Frame 1 (no input): blank canvas, image omitted
Frame 60 (no input): blank canvas, image omitted
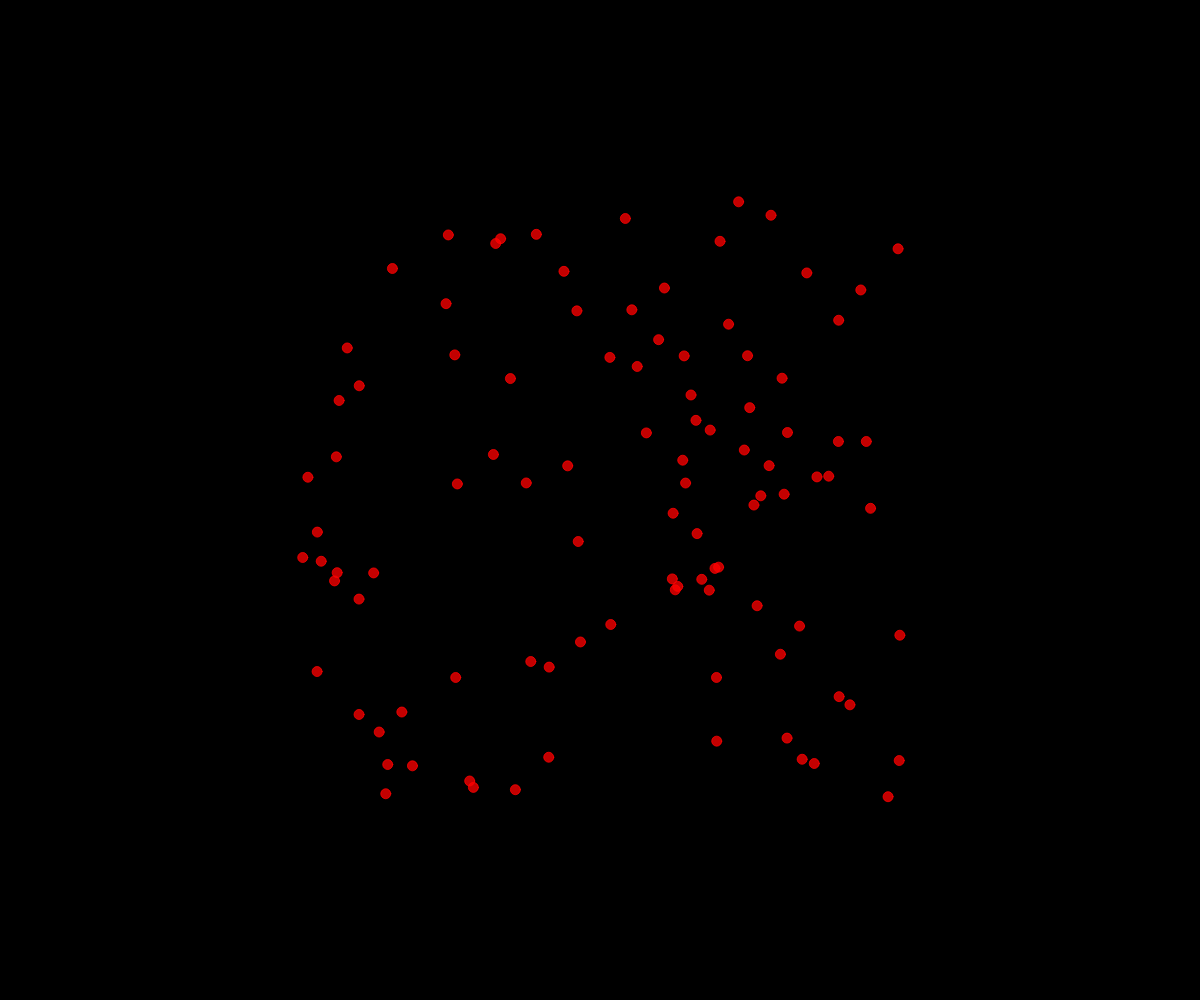
Frame 120 (the mouse pressed at the canvas centre since frame 60)

The p5.js sketch whose frames 1 and 60 were blank and that drew this single picture after the mouse press (run headless with seeded random() and noise() and a simulated clock; from frame 60 on, the mouse is pressed at the canvas centre):

// p5.js sketch
// ── sketch.js
// fireworks Demo

let fireworks = [];

function setup() {
  createCanvas(windowWidth, windowHeight);
}

function draw() {
  background(0);

  for (let i=fireworks.length-1; i>=0; i--) {
    if (fireworks[i].isDead()) {
      //remove it from array
      fireworks.splice(i, 1);
    }
    else {
      fireworks[i].update();
      fireworks[i].display();
    }
  }
}

function mousePressed() {
  for (let i=0; i<100; i++) {
    let someParticle = new Particle(mouseX, mouseY);
    fireworks.push(someParticle);
  }
}

class Particle {
  constructor(x, y) {
    this.x = x;
    this.y = y;
    this.size = 10;
    this.dx = random(-5,5);
    this.dy = random(-5,5);
    this.alpha = 255;
    this.color = color(255,0,0,this.alpha);
  }

  display() {
    this.color = color(255, 0, 0, this.alpha);
    fill(this.color);
    stroke(255,0,0,this.alpha);
    circle(this.x, this.y, this.size);
  }

  update() {
    this.x += this.dx;
    this.y += this.dy;
    this.alpha--;
  }

  isDead() {
    return this.alpha <=0;
  }
}
